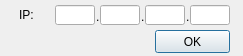
<?xml version="1.0" encoding="UTF-8"?>
<ui version="4.0">
 <class>ScanIP_GUI</class>
 <widget class="QDialog" name="ScanIP_GUI">
  <property name="geometry">
   <rect>
    <x>0</x>
    <y>0</y>
    <width>243</width>
    <height>56</height>
   </rect>
  </property>
  <property name="windowTitle">
   <string>Scan IP address</string>
  </property>
  <widget class="QPushButton" name="pushButton">
   <property name="geometry">
    <rect>
     <x>155</x>
     <y>30</y>
     <width>75</width>
     <height>23</height>
    </rect>
   </property>
   <property name="contextMenuPolicy">
    <enum>Qt::NoContextMenu</enum>
   </property>
   <property name="text">
    <string>OK</string>
   </property>
  </widget>
  <widget class="QLabel" name="label">
   <property name="geometry">
    <rect>
     <x>19</x>
     <y>5</y>
     <width>31</width>
     <height>20</height>
    </rect>
   </property>
   <property name="text">
    <string>IP:</string>
   </property>
  </widget>
  <widget class="QLineEdit" name="lineEdit">
   <property name="geometry">
    <rect>
     <x>55</x>
     <y>5</y>
     <width>40</width>
     <height>20</height>
    </rect>
   </property>
  </widget>
  <widget class="QLineEdit" name="lineEdit_2">
   <property name="geometry">
    <rect>
     <x>100</x>
     <y>5</y>
     <width>40</width>
     <height>20</height>
    </rect>
   </property>
  </widget>
  <widget class="QLineEdit" name="lineEdit_3">
   <property name="geometry">
    <rect>
     <x>145</x>
     <y>5</y>
     <width>40</width>
     <height>20</height>
    </rect>
   </property>
  </widget>
  <widget class="QLineEdit" name="lineEdit_4">
   <property name="geometry">
    <rect>
     <x>190</x>
     <y>5</y>
     <width>40</width>
     <height>20</height>
    </rect>
   </property>
  </widget>
  <widget class="QLabel" name="label_2">
   <property name="geometry">
    <rect>
     <x>96</x>
     <y>10</y>
     <width>5</width>
     <height>13</height>
    </rect>
   </property>
   <property name="text">
    <string>.</string>
   </property>
  </widget>
  <widget class="QLabel" name="label_3">
   <property name="geometry">
    <rect>
     <x>141</x>
     <y>10</y>
     <width>5</width>
     <height>13</height>
    </rect>
   </property>
   <property name="text">
    <string>.</string>
   </property>
  </widget>
  <widget class="QLabel" name="label_4">
   <property name="geometry">
    <rect>
     <x>186</x>
     <y>10</y>
     <width>5</width>
     <height>13</height>
    </rect>
   </property>
   <property name="text">
    <string>.</string>
   </property>
  </widget>
 </widget>
 <resources/>
 <connections/>
</ui>
